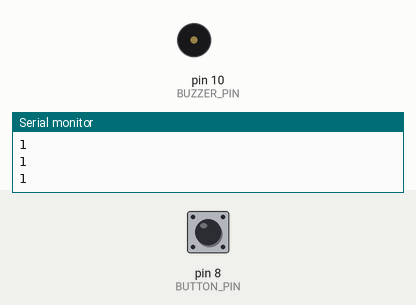
Bench run of a sketch on a simulated Arduino Uno, built with avr-gcc and run on an emulated ATmega328P. On the bench: buzzer (waves = sounding, pin HIGH), the last lines printed to the serial monitor. Inputs (shaded band) come from the test bench; at power-on: pin 8 (BUTTON_PIN) HIGH.

Above: at 1.8 s.
1.9 s: pin 8 (BUTTON_PIN) pulled LOW for 0.6 s
At 2.4 s:
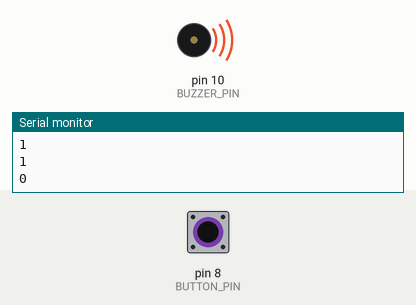
4.0 s: pin 8 (BUTTON_PIN) pulled LOW for 3.2 s
At 8.0 s:
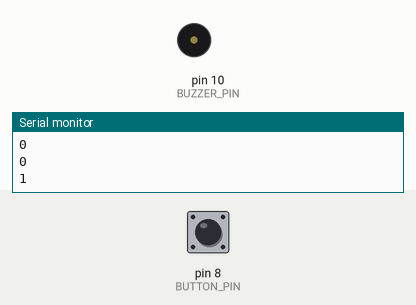
Timing chart, 0 to 9.5 s (numbered marks = the images above; inputs shaded):
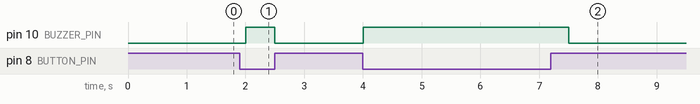

Measured:
- after the input at 1.9 s, pin 10 (BUZZER_PIN): LOW → HIGH after 0.10 s, → LOW 0.50 s later
- after the input at 4.0 s, pin 10 (BUZZER_PIN): LOW → HIGH at once, → LOW 3.5 s later

The sketch:

sketch_dec6a.ino
```cpp
int BUZZER_PIN=10;
int BUTTON_PIN=8;


void setup() {
  //Input or output?
  pinMode(BUZZER_PIN, OUTPUT);
  pinMode(BUTTON_PIN, INPUT_PULLUP);
  Serial.begin(9600);
}

void buzz(int state){
  Serial.println(state);
  if(state==1){
    digitalWrite (BUZZER_PIN, LOW);
  }
  else{
    digitalWrite (BUZZER_PIN, HIGH);
  }
  //digitalWrite (BUZZER_PIN, state);
  delay (500);
  // digitalWrite (BUZZER_PIN, state);
  // delay (500);
  return;
}

void loop() {
  int buttonState = digitalRead(BUTTON_PIN);
  //Serial.println(buttonState);
  buzz(buttonState);
}
```
